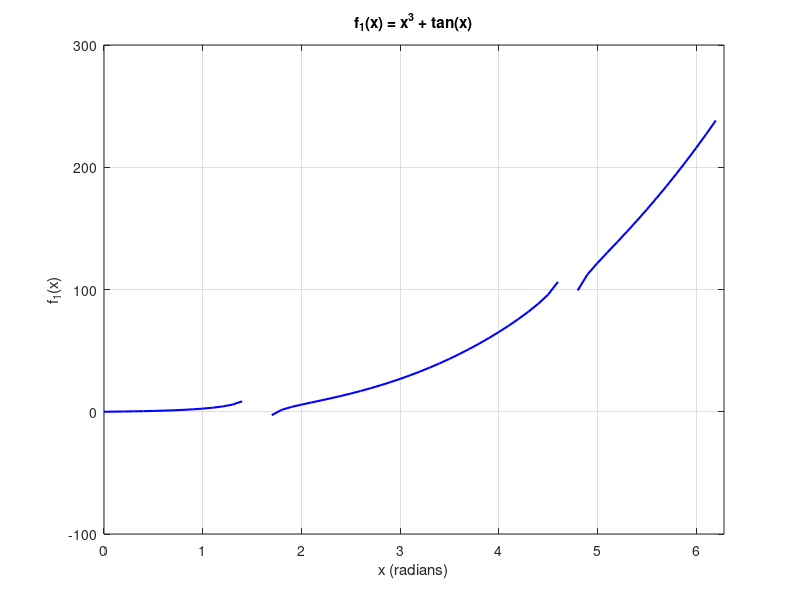
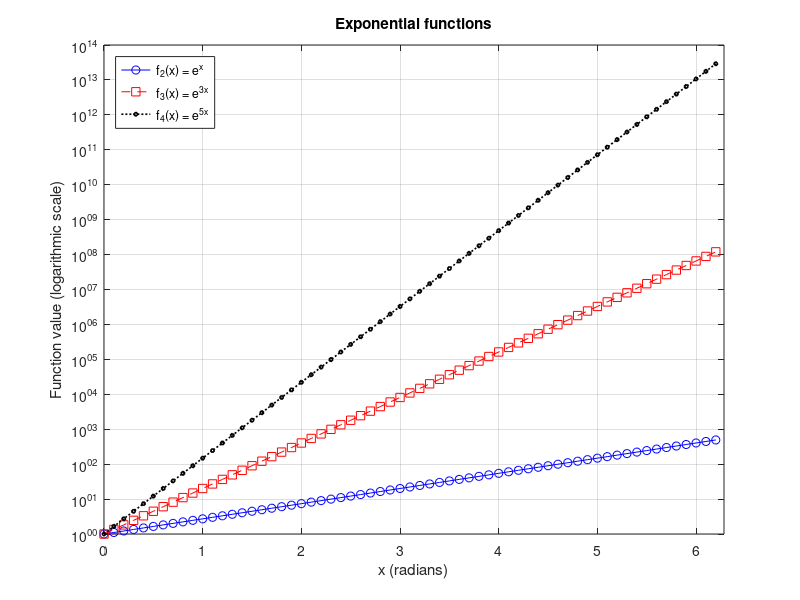
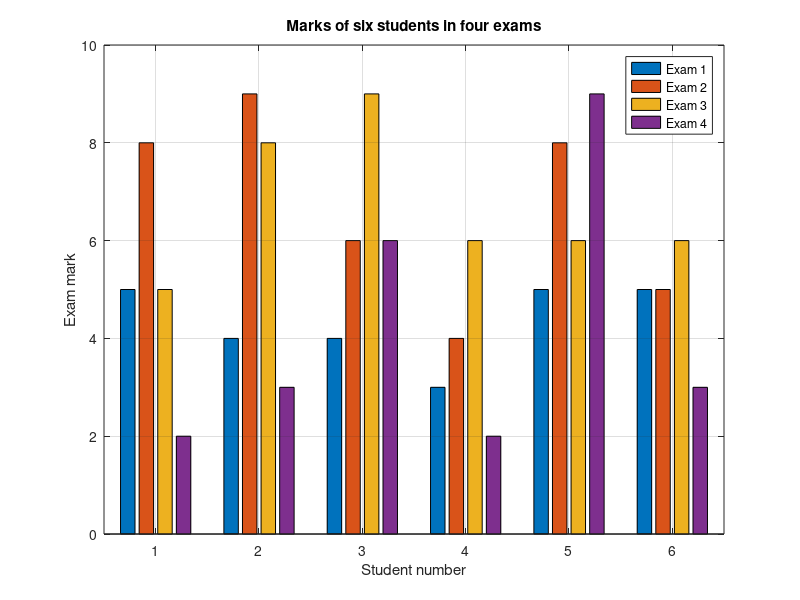
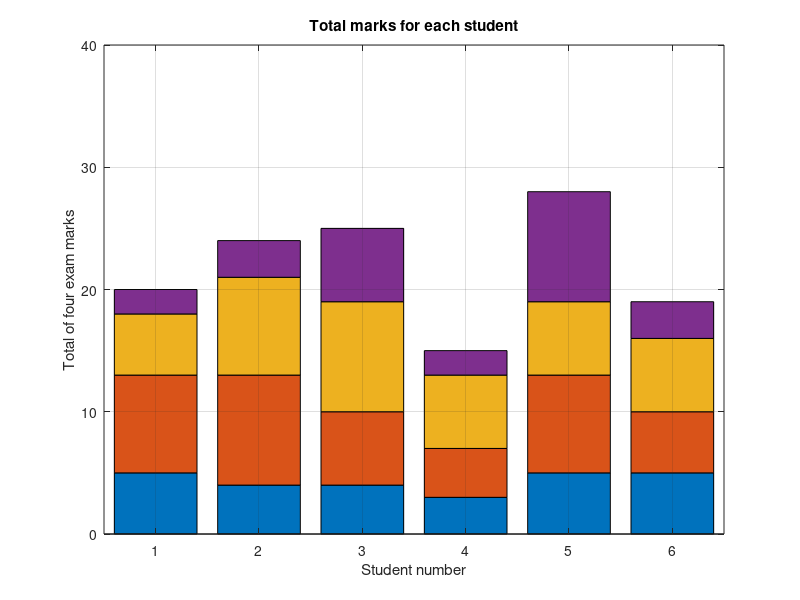

The MATLAB source for these figures, in order:
clear; clc; close all;

%% Task 1:
x = 0:0.1:2*pi;        
f1 = x.^3 + tan(x);
f2 = exp(x);
f3 = exp(3*x);
f4 = exp(5*x);


f1_for_plot = f1;
f1_for_plot(abs(cos(x)) < 0.08) = NaN;

figure(1);
plot(x, f1_for_plot, 'b-', 'LineWidth', 1.5);
title('f_1(x) = x^3 + tan(x)');
xlabel('x (radians)');
ylabel('f_1(x)');
grid on;
axis([0 2*pi -100 300]);

figure(2);
plot(x, f2, 'b-o', x, f3, 'r--s', x, f4, 'k:d', ...
    'LineWidth', 1.2, 'MarkerSize', 3);
title('Exponential functions');
xlabel('x (radians)');
ylabel('Function value (logarithmic scale)');
legend('f_2(x) = e^x', 'f_3(x) = e^{3x}', ...
       'f_4(x) = e^{5x}', 'Location', 'northwest');
grid on;
set(gca, 'YScale', 'log'); % Makes all three rapidly growing curves visible.
axis([0 2*pi 1 1e14]);

%% Task 2:
marks = [5 8 5 2;
         4 9 8 3;
         4 6 9 6;
         3 4 6 2;
         5 8 6 9;
         5 5 6 3];
students = 1:6;

figure(3);
bar(students, marks, 'grouped');
title('Marks of six students in four exams');
xlabel('Student number');
ylabel('Exam mark');
legend('Exam 1', 'Exam 2', 'Exam 3', 'Exam 4', ...
       'Location', 'northeast');
grid on;
axis([0.5 6.5 0 10]);
xticks(students);

figure(4);
bar(students, marks, 'stacked');
title('Total marks for each student');
xlabel('Student number');
ylabel('Total of four exam marks');
grid on;
axis([0.5 6.5 0 40]);
xticks(students);
